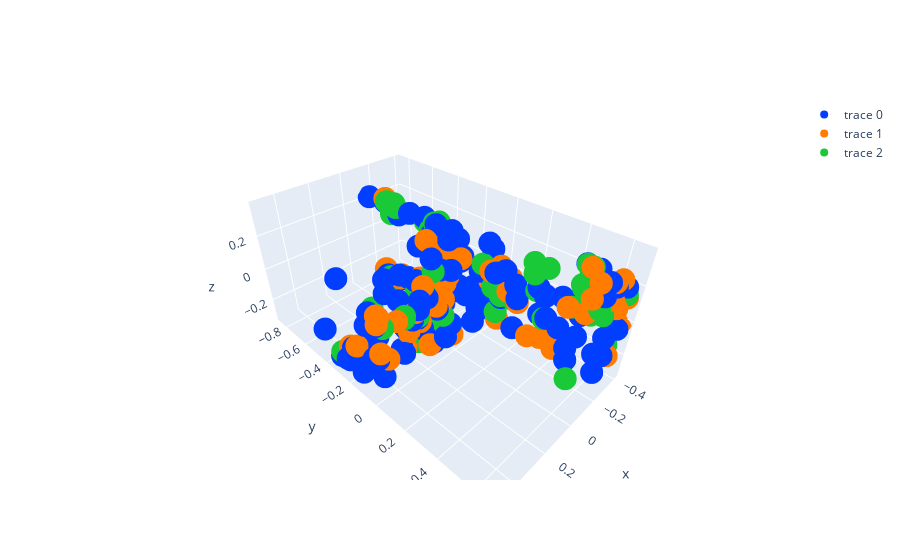

The code cell stored with this chart in its notebook:
### Code cell
#for prediction
fig = go.Figure()
for i_seg in range(label_max - label_min +1):
    idxs = np.where(pre_pt == i_seg)[0]
    color = current_palette.as_hex()[i_seg]
    fig.add_trace(go.Scatter3d(x=x_pt[idxs,0], y=x_pt[idxs,1], z=x_pt[idxs,2],
                                   mode='markers',
                                   marker = dict(color = color )))
    
fig.show()
